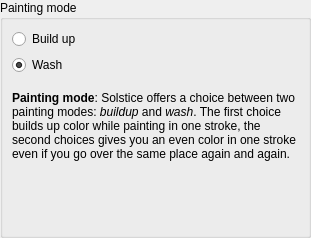
<?xml version="1.0" encoding="utf-8"?>
<ui version="4.0">
 <author>
    SPDX-FileCopyrightText: none
    SPDX-License-Identifier: GPL-3.0-or-later
  </author>
 <class>WdgIncremental</class>
 <widget class="QWidget" name="WdgIncremental">
  <property name="geometry">
   <rect>
    <x>0</x>
    <y>0</y>
    <width>311</width>
    <height>238</height>
   </rect>
  </property>
  <layout class="QVBoxLayout" name="verticalLayout">
   <property name="margin">
    <number>0</number>
   </property>
   <item>
    <widget class="QGroupBox" name="grpIncremental">
     <property name="title">
      <string>Painting mode</string>
     </property>
     <property name="checkable">
      <bool>false</bool>
     </property>
     <property name="checked">
      <bool>false</bool>
     </property>
     <layout class="QGridLayout" name="gridLayout_2">
      <item column="0" row="0">
       <widget class="QRadioButton" name="radioBuildup">
        <property name="text">
         <string>Build up</string>
        </property>
       </widget>
      </item>
      <item column="0" row="1">
       <widget class="QRadioButton" name="radioWash">
        <property name="text">
         <string>Wash</string>
        </property>
        <property name="checked">
         <bool>true</bool>
        </property>
       </widget>
      </item>
      <item column="0" row="3">
       <widget class="QLabel" name="label">
        <property name="toolTip">
         <string>&lt;html&gt;
&lt;p&gt;&lt;b&gt;Note:&lt;/b&gt; this is the same thing as the &quot;incremental&quot; option in the Krita 1.6 freehand tool options.&lt;/p&gt;&lt;/html&gt;</string>
        </property>
        <property name="text">
         <string>&lt;html&gt;
&lt;p&gt;&lt;b&gt;Painting mode&lt;/b&gt;: Solstice offers a choice between two painting modes: &lt;i&gt;buildup&lt;/i&gt; and &lt;i&gt;wash&lt;/i&gt;. The first choice builds up color while painting in one stroke, the second choices gives you an even color in one stroke even if you go over the same place again and again.&lt;/p&gt;&lt;/html&gt;</string>
        </property>
        <property name="textFormat">
         <enum>Qt::RichText</enum>
        </property>
        <property name="wordWrap">
         <bool>true</bool>
        </property>
       </widget>
      </item>
      <item column="0" row="4">
       <spacer name="verticalSpacer">
        <property name="orientation">
         <enum>Qt::Vertical</enum>
        </property>
        <property name="sizeHint" stdset="0">
         <size>
          <width>20</width>
          <height>40</height>
         </size>
        </property>
       </spacer>
      </item>
      <item column="0" row="2">
       <spacer name="verticalSpacer_2">
        <property name="orientation">
         <enum>Qt::Vertical</enum>
        </property>
        <property name="sizeType">
         <enum>QSizePolicy::Fixed</enum>
        </property>
        <property name="sizeHint" stdset="0">
         <size>
          <width>20</width>
          <height>10</height>
         </size>
        </property>
       </spacer>
      </item>
     </layout>
    </widget>
   </item>
  </layout>
 </widget>
 <resources/>
 <connections/>
</ui>
